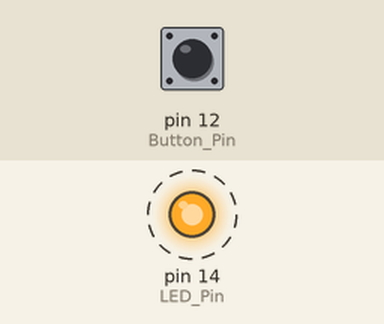
The sketch below on a simulated Arduino Uno, built with avr-gcc and run on an emulated ATmega328P. On the bench: output pins drawn as LEDs (lit = HIGH). Dashed ring = blinking. The test bench sets the inputs (shaded band); at power-on: pin 12 (Button_Pin) LOW.

Above: at 1.25 s.
1.3 s: pin 12 (Button_Pin) pulled HIGH for 0.15 s
At 2.1 s:
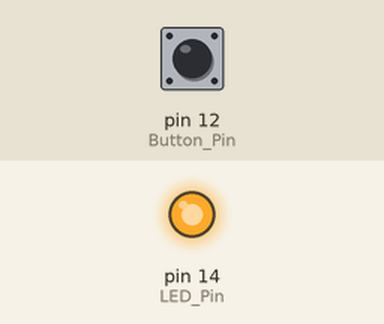
At 3.02 s:
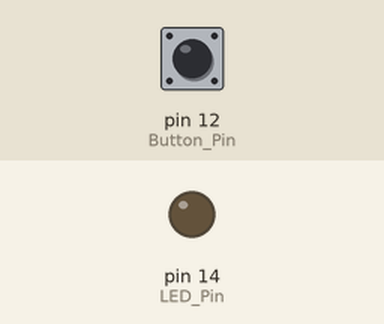
Timing chart, 0 to 10.4 s (numbered marks = the images above; inputs shaded):
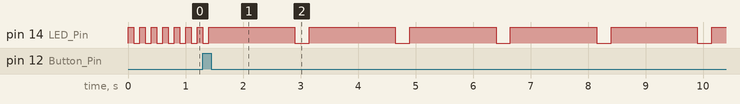

The sketch:

wk3-1_Button_LED_FlashMode.ino
```cpp
#define Button_Pin 12
#define LED_Pin 14

//用二微陣列儲存閃爍模式
int flashMode[3][2] = {{100, 100}, //模式一：亮100ms 暗100ms
                       {1500, 250}, //模式二：亮1500ms 暗250ms
                       {500, 1000}};//模式三：亮500ms  暗1000ms
//紀錄現在是第幾個模式
int modeIndex = 0;
//紀錄按鈕是否持續按下
bool btnPressed = false;

void setup() {
  Serial.begin(115200);
  pinMode(Button_Pin, INPUT);
  pinMode(LED_Pin, OUTPUT);
}


void loop() {
  //偵測當按鈕按下(HIGH),並且按鈕還沒按下，將模式設定為下一個
  if(digitalRead(Button_Pin) == HIGH && btnPressed == false){
    btnPressed = true;
    modeIndex += 1;
    if(modeIndex >= 3) modeIndex = 0; //如果模式超出設定組數，回歸為第0組
  }
  //偵測當按鈕放開(LOW),設定btnPressed為否
  else if(digitalRead(Button_Pin) == LOW && btnPressed == true){
    btnPressed = false;
  }

  //控制LED亮滅
  digitalWrite(LED_Pin, HIGH);
  delay(flashMode[modeIndex][0]);  //從flashMode陣列抓取目前模式亮的時間
  digitalWrite(LED_Pin, LOW);
  delay(flashMode[modeIndex][1]);  //從flashMode陣列抓取目前模式暗的時間
}
```

Measured:
- by itself, pin 14 (LED_Pin): repeats every 1.8 s: HIGH 1.5 s, LOW 0.25 s
